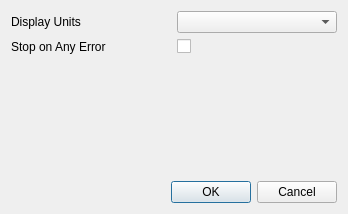
<?xml version="1.0" encoding="UTF-8"?>
<ui version="4.0">
 <class>GlobalOptionsDialog</class>
 <widget class="QDialog" name="GlobalOptionsDialog">
  <property name="geometry">
   <rect>
    <x>0</x>
    <y>0</y>
    <width>348</width>
    <height>214</height>
   </rect>
  </property>
  <property name="windowTitle">
   <string>Settings</string>
  </property>
  <layout class="QGridLayout" name="gridLayout">
   <item row="0" column="0">
    <widget class="QLabel" name="displayLabel">
     <property name="text">
      <string>Display Units</string>
     </property>
    </widget>
   </item>
   <item row="0" column="1">
    <widget class="QComboBox" name="displayCombo"/>
   </item>
   <item row="1" column="0">
    <widget class="QLabel" name="stopLabel">
     <property name="text">
      <string>Stop on Any Error</string>
     </property>
    </widget>
   </item>
   <item row="1" column="1">
    <widget class="QCheckBox" name="stopCheckBox">
     <property name="text">
      <string/>
     </property>
    </widget>
   </item>
   <item row="2" column="0">
    <spacer name="verticalSpacer">
     <property name="orientation">
      <enum>Qt::Vertical</enum>
     </property>
     <property name="sizeHint" stdset="0">
      <size>
       <width>20</width>
       <height>91</height>
      </size>
     </property>
    </spacer>
   </item>
   <item row="3" column="0" colspan="2">
    <widget class="QDialogButtonBox" name="buttonBox">
     <property name="orientation">
      <enum>Qt::Horizontal</enum>
     </property>
     <property name="standardButtons">
      <set>QDialogButtonBox::Cancel|QDialogButtonBox::Ok</set>
     </property>
    </widget>
   </item>
  </layout>
 </widget>
 <resources/>
 <connections>
  <connection>
   <sender>buttonBox</sender>
   <signal>accepted()</signal>
   <receiver>GlobalOptionsDialog</receiver>
   <slot>accept()</slot>
   <hints>
    <hint type="sourcelabel">
     <x>248</x>
     <y>254</y>
    </hint>
    <hint type="destinationlabel">
     <x>157</x>
     <y>274</y>
    </hint>
   </hints>
  </connection>
  <connection>
   <sender>buttonBox</sender>
   <signal>rejected()</signal>
   <receiver>GlobalOptionsDialog</receiver>
   <slot>reject()</slot>
   <hints>
    <hint type="sourcelabel">
     <x>316</x>
     <y>260</y>
    </hint>
    <hint type="destinationlabel">
     <x>286</x>
     <y>274</y>
    </hint>
   </hints>
  </connection>
 </connections>
</ui>
